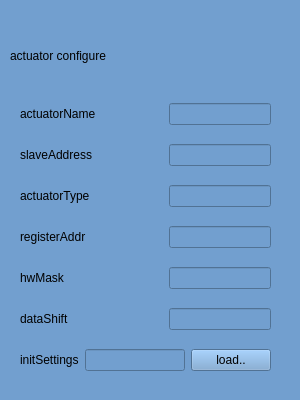
<?xml version="1.0" encoding="UTF-8"?>
<ui version="4.0">
 <class>ActuatorConfig</class>
 <widget class="QWidget" name="ActuatorConfig">
  <property name="geometry">
   <rect>
    <x>0</x>
    <y>0</y>
    <width>300</width>
    <height>400</height>
   </rect>
  </property>
  <property name="minimumSize">
   <size>
    <width>300</width>
    <height>400</height>
   </size>
  </property>
  <property name="maximumSize">
   <size>
    <width>300</width>
    <height>400</height>
   </size>
  </property>
  <property name="windowTitle">
   <string>Form</string>
  </property>
  <property name="styleSheet">
   <string notr="true">background-color: rgb(114, 159, 207);</string>
  </property>
  <widget class="QLabel" name="label">
   <property name="geometry">
    <rect>
     <x>10</x>
     <y>30</y>
     <width>281</width>
     <height>51</height>
    </rect>
   </property>
   <property name="styleSheet">
    <string notr="true">font: 25 28pt &quot;Microsoft YaHei UI Light&quot;;</string>
   </property>
   <property name="text">
    <string>actuator configure</string>
   </property>
  </widget>
  <widget class="QWidget" name="">
   <property name="geometry">
    <rect>
     <x>20</x>
     <y>90</y>
     <width>251</width>
     <height>301</height>
    </rect>
   </property>
   <layout class="QVBoxLayout" name="verticalLayout">
    <item>
     <layout class="QHBoxLayout" name="horizontalLayout" stretch="1,0,1">
      <item>
       <widget class="QLabel" name="label_2">
        <property name="text">
         <string>actuatorName</string>
        </property>
       </widget>
      </item>
      <item>
       <spacer name="horizontalSpacer">
        <property name="orientation">
         <enum>Qt::Horizontal</enum>
        </property>
        <property name="sizeHint" stdset="0">
         <size>
          <width>40</width>
          <height>20</height>
         </size>
        </property>
       </spacer>
      </item>
      <item>
       <widget class="QLineEdit" name="le_actuatorName"/>
      </item>
     </layout>
    </item>
    <item>
     <layout class="QHBoxLayout" name="horizontalLayout_4" stretch="1,0,1">
      <item>
       <widget class="QLabel" name="label_5">
        <property name="text">
         <string>slaveAddress</string>
        </property>
       </widget>
      </item>
      <item>
       <spacer name="horizontalSpacer_4">
        <property name="orientation">
         <enum>Qt::Horizontal</enum>
        </property>
        <property name="sizeHint" stdset="0">
         <size>
          <width>40</width>
          <height>20</height>
         </size>
        </property>
       </spacer>
      </item>
      <item>
       <widget class="QLineEdit" name="le_slaveAddress"/>
      </item>
     </layout>
    </item>
    <item>
     <layout class="QHBoxLayout" name="horizontalLayout_5" stretch="1,0,1">
      <item>
       <widget class="QLabel" name="label_6">
        <property name="text">
         <string>actuatorType</string>
        </property>
       </widget>
      </item>
      <item>
       <spacer name="horizontalSpacer_5">
        <property name="orientation">
         <enum>Qt::Horizontal</enum>
        </property>
        <property name="sizeHint" stdset="0">
         <size>
          <width>40</width>
          <height>20</height>
         </size>
        </property>
       </spacer>
      </item>
      <item>
       <widget class="QLineEdit" name="le_actuatorType"/>
      </item>
     </layout>
    </item>
    <item>
     <layout class="QHBoxLayout" name="horizontalLayout_6" stretch="1,0,1">
      <item>
       <widget class="QLabel" name="label_7">
        <property name="text">
         <string>registerAddr</string>
        </property>
       </widget>
      </item>
      <item>
       <spacer name="horizontalSpacer_6">
        <property name="orientation">
         <enum>Qt::Horizontal</enum>
        </property>
        <property name="sizeHint" stdset="0">
         <size>
          <width>40</width>
          <height>20</height>
         </size>
        </property>
       </spacer>
      </item>
      <item>
       <widget class="QLineEdit" name="le_registerAddr"/>
      </item>
     </layout>
    </item>
    <item>
     <layout class="QHBoxLayout" name="horizontalLayout_7" stretch="1,0,1">
      <item>
       <widget class="QLabel" name="label_8">
        <property name="text">
         <string>hwMask</string>
        </property>
       </widget>
      </item>
      <item>
       <spacer name="horizontalSpacer_7">
        <property name="orientation">
         <enum>Qt::Horizontal</enum>
        </property>
        <property name="sizeHint" stdset="0">
         <size>
          <width>40</width>
          <height>20</height>
         </size>
        </property>
       </spacer>
      </item>
      <item>
       <widget class="QLineEdit" name="le_hwMask"/>
      </item>
     </layout>
    </item>
    <item>
     <layout class="QHBoxLayout" name="horizontalLayout_8" stretch="1,0,1">
      <item>
       <widget class="QLabel" name="label_9">
        <property name="text">
         <string>dataShift</string>
        </property>
       </widget>
      </item>
      <item>
       <spacer name="horizontalSpacer_8">
        <property name="orientation">
         <enum>Qt::Horizontal</enum>
        </property>
        <property name="sizeHint" stdset="0">
         <size>
          <width>40</width>
          <height>20</height>
         </size>
        </property>
       </spacer>
      </item>
      <item>
       <widget class="QLineEdit" name="le_dataShift"/>
      </item>
     </layout>
    </item>
    <item>
     <layout class="QHBoxLayout" name="horizontalLayout_10" stretch="0,1,0">
      <item>
       <widget class="QLabel" name="label_11">
        <property name="text">
         <string>initSettings</string>
        </property>
       </widget>
      </item>
      <item>
       <widget class="QLineEdit" name="le_initSettings"/>
      </item>
      <item>
       <widget class="QPushButton" name="btn_load">
        <property name="text">
         <string>load..</string>
        </property>
       </widget>
      </item>
     </layout>
    </item>
   </layout>
  </widget>
 </widget>
 <resources/>
 <connections/>
</ui>
